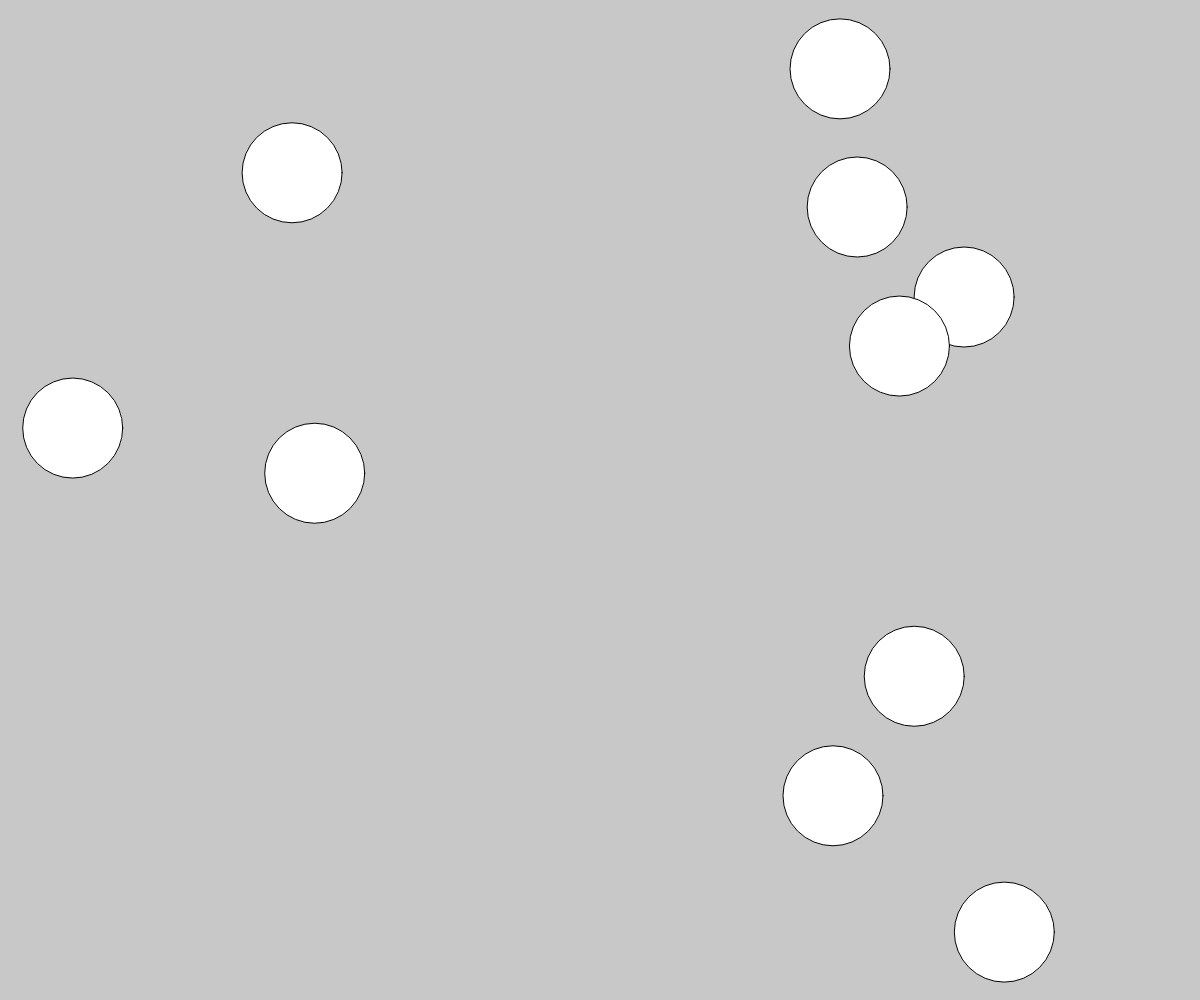
Frame 1 (no input)
Frame 60 (no input): identical to frame 1, image omitted
Frame 120 (the mouse pressed at the canvas centre since frame 60): identical to frame 1, image omitted

The p5.js sketch that drew this single still picture (run headless with seeded random() and noise() and a simulated clock; from frame 60 on, the mouse is pressed at the canvas centre):

// p5.js sketch
// ── sketch.js
class Eli {
	constructor() {
		this.x = random(width)
		this.y = random(height)
		this.isOveron = false
		// this.isClicked = false
	}
	overon(x, y) {
		this.isOveron = dist(x, y, this.x, this.y) < 50
	}
	display() {
		if (this.isOveron) {
			fill(100)
		} else {
			fill(255)
		}
		// if (!this.isClicked) {
			ellipse(this.x, this.y, 100)
		// }
	}
}

let Elis = []

function setup() {
	createCanvas(windowWidth, windowHeight);
	for (let i = 0; i < 10; i++) {
		Elis.push(new Eli())
	}
}

function draw() {
	background(200)

	for (let i = Elis.length-1 ; i >= 0 ; i--) {
		Elis[i].overon(mouseX, mouseY)
		Elis[i].display()
		if (mouseIsPressed && Elis[i].isOveron) {
			Elis.splice(i, 1)
			// item.isClicked = true
		}
	}
}
